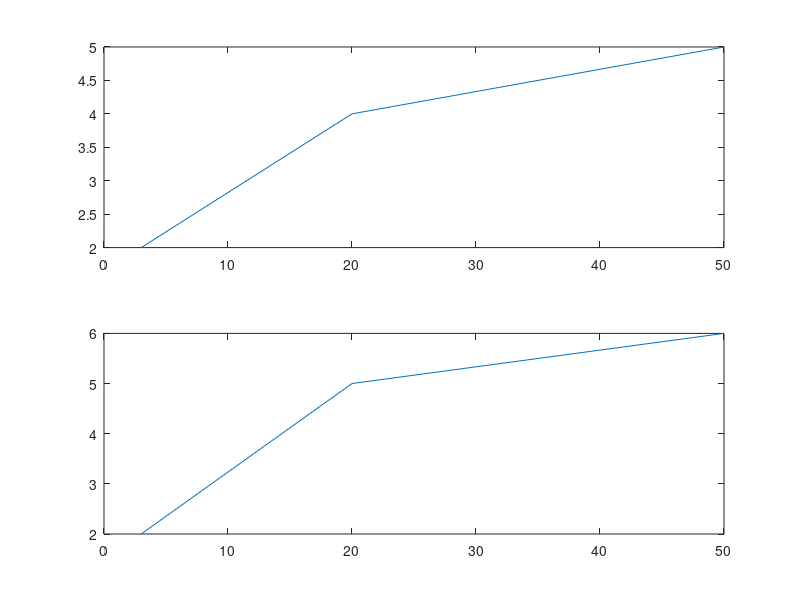

Write MATLAB code to recreate this figure.
frequency = [3,20,50];

c_real = [2,4,5];
c_imag = [2,5,6];



subplot(2,1,1)
plot(frequency, c_real);
subplot(2,1,2)
plot(frequency,c_imag);